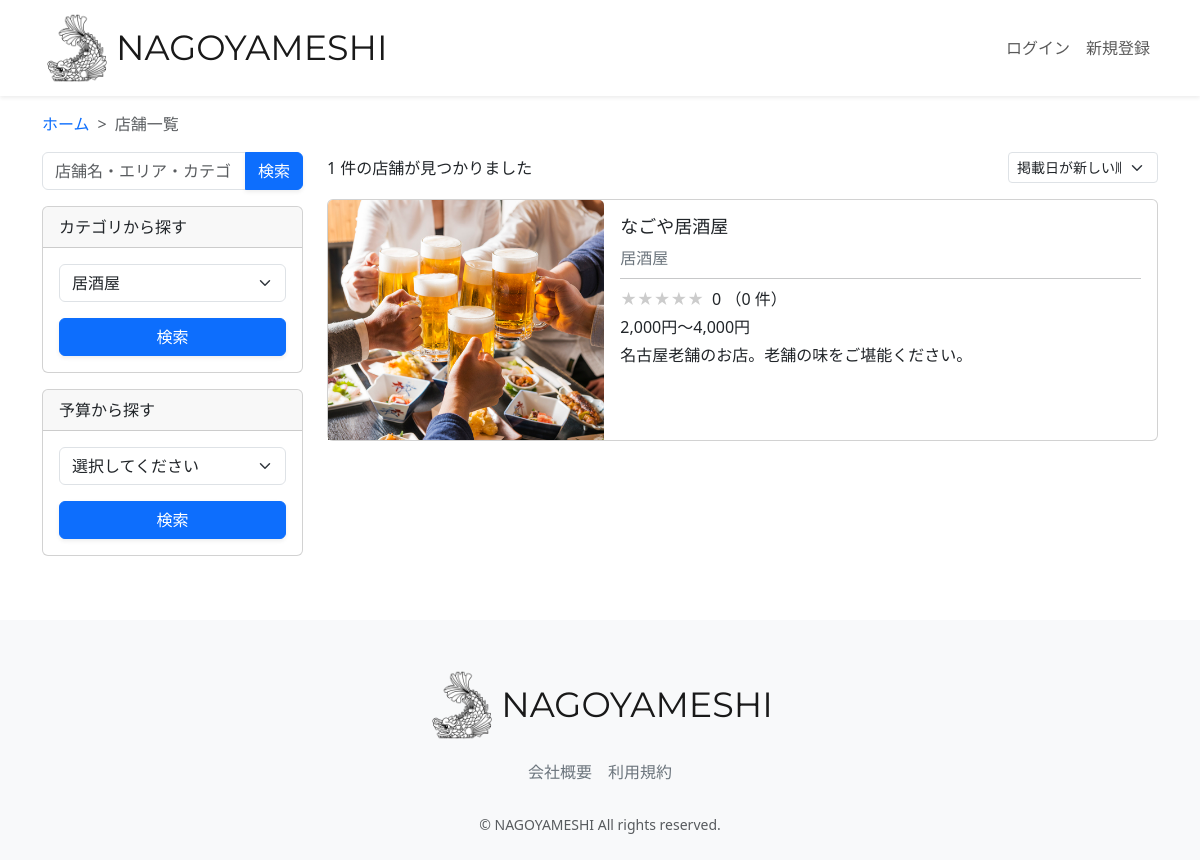
Screenshot of /restaurant-list/?category=居酒屋&button_type=category with the database file from the repository.
### restaurant/models.py (models this page shows, shortened)
class Restaurant(models.Model):
    name = models.CharField(verbose_name="店舗名", max_length=64)
    description = models.CharField(verbose_name="説明", max_length=128)
    price = models.CharField(verbose_name="価格帯", max_length=32)
    zip_code = models.CharField(verbose_name="郵便番号", max_length=32)
    address = models.CharField(verbose_name="住所", max_length=128)
    business_time = models.CharField(verbose_name="営業時間", max_length=64)
    close_day_of_week = models.CharField(verbose_name="定休日", max_length=32)
    seats_number = models.CharField(verbose_name="座席数", max_length=32)
    category = models.ForeignKey(
        Category, verbose_name="カテゴリー", on_delete=models.PROTECT
    )
    rate = models.FloatField(verbose_name="レート", default=0.0)
    review_num = models.IntegerField(verbose_name="レビュー数", default=0)
    reservation_num = models.IntegerField(verbose_name="予約数", default=0)
    photo = models.ImageField(verbose_name="写真", blank=True, null=True)
    created_at = models.DateTimeField(verbose_name="作成日時", auto_now_add=True)
    updated_at = models.DateTimeField(verbose_name="更新日時", auto_now=True)
    class Meta:
        verbose_name = '店舗一覧'
        verbose_name_plural = "店舗一覧"

class Category(models.Model):
    name = models.CharField(verbose_name="カテゴリー名", max_length=64)
    photo = models.ImageField(verbose_name="写真", blank=True, null=True)
    class Meta:
        verbose_name = 'カテゴリー一覧'
        verbose_name_plural = "テゴリー一覧"
    def __str__(self):
        return self.name

### restaurant/views.py (the view, shortened to what this page needs)
class RestaurantListView(generic.ListView):
    template_name = "restaurant_list.html"
    model = models.Restaurant
    def get_context_data(self, **kwargs):
        context = super(RestaurantListView, self).get_context_data(**kwargs)
        keyword = self.request.GET.get("keyword")
        category = self.request.GET.get("category")
        price = self.request.GET.get("price")
        select_sort = self.request.GET.get("select_sort")
        button_type = self.request.GET.get("button_type")
        keyword = keyword if keyword is not None else ""
        category = category if category is not None else ""
        price = price if price is not None else "0"
        select_sort = select_sort if select_sort is not None else "-created_at"
        self.request.session["select_sort"] = select_sort
        if button_type == "keyword":
            self.request.session["keyword_session"] = keyword
            self.request.session["category_session"] = ""
            self.request.session["price_session"] = "0"
        if button_type == "category":
            self.request.session["category_session"] = category
            self.request.session["keyword_session"] = ""
            self.request.session["price_session"] = "0"
        if button_type == "price":
            self.request.session["price_session"] = price
            self.request.session["keyword_session"] = ""
            self.request.session["category_session"] = ""
        if button_type == "select_sort":
            self.request.session["select_sort"] = select_sort
        keyword_session = self.request.session.get("keyword_session")
        category_session = self.request.session.get("category_session")
        price_session = self.request.session.get("price_session")
        select_sort_session = self.request.session.get("select_sort")
        restaurant_list = models.Restaurant.objects.filter(
            Q(name__icontains=keyword_session)
            | Q(address__icontains=keyword_session)
            | Q(category__name__icontains=keyword_session)
        )
        '''
        restaurant_list = restaurant_list.filter(
            category__name__icontains=category_session
        )
         '''
        if button_type == "category":
            restaurant_list = restaurant_list.filter(
            category__name__iexact=category_session
            )
        restaurant_list = restaurant_list.order_by(select_sort_session)
        category_list = models.Category.objects.all()
        average_rate_list = []
        average_rate_star_list = []
        rate_num_list = []
        for restaurant in restaurant_list:
            average_rate = models.Review.objects.filter(
                restaurant=restaurant
            ).aggregate(Avg("rate"))
            average_rate = (
                average_rate["rate__avg"]
                if average_rate["rate__avg"] is not None
                else 0
            )
            average_rate_list.append(round(average_rate, 2))
            if average_rate % 1 == 0:
                average_rate = int(average_rate)
            else:
                average_rate = round(average_rate * 2) / 2
            average_rate_star_list.append(average_rate)
            rate_num = models.Review.objects.filter(restaurant=restaurant).count()
            rate_num_list.append(rate_num)
        context.update(
            {
                "category_list": category_list,
                "keyword_session": keyword_session,
                "category_session": category_session,
                "price_session": price_session,
                "select_sort_session": select_sort_session,
                "restaurant_list": zip(
                    restaurant_list,
                    average_rate_list,
                    average_rate_star_list,
                    rate_num_list,
                ),
                "restaurant_num": len(restaurant_list)
            }
        )
        return context

### restaurant/templates/restaurant/restaurant_list.html (shortened to what this page needs)
{% extends "layout/base.html" %}
{% load static %}
{% block content %}
<main>
  <div class="container nagoyameshi-container pb-5">
    <div class="row justify-content-center">
      <nav class="my-3" style="--bs-breadcrumb-divider: '>';" aria-label="breadcrumb">
        <ol class="breadcrumb mb-0">
          <li class="breadcrumb-item"><a href="{% url 'top_page' %}">ホーム</a></li>
          <li class="breadcrumb-item active" aria-current="page">店舗一覧</li>
        </ol>
      </nav>
      <div class="col-xl-3 col-lg-4 col-md-12">
        <form method="GET" class="w-100 mb-3">
          <div class="input-group">
            <input type="text" class="form-control" placeholder="店舗名・エリア・カテゴリ" name="keyword" value={% if keyword_session %}{{keyword_session }}{% else %}""{% endif %}>
            <button type="submit" class="btn btn-primary text-white shadow-sm">検索</button>
          </div>
        </form>
        <div class="card mb-3">
          <div class="card-header">カテゴリから探す</div>
          <div class="card-body">
            <form method="GET" class="w-100">
              <div class="form-group mb-3">
                <select class="form-control form-select" name="category" required>
                  {% for category in category_list %}
                  <option value="{{ category.name }}" {% if category_session == category.name %}selected{% endif %}>
                    {{ category.name }}
                  </option>
                  {% endfor %}
                </select>
              </div>
                <div class="form-group">
                  <button type="submit" class="btn btn-primary text-white shadow-sm w-100">検索</button>
                </div>
            </form>
          </div>
        </div>
        <div class="card mb-3">
          <div class="card-header">予算から探す</div>
          <div class="card-body">
            <form method="GET" class="w-100">
              <div class="form-group mb-3">
                <select class="form-control form-select" name="price" required>
                  <option value="">選択してください</option>
                </select>
              </div>
              <div class="form-group">
                <button type="submit" class="btn btn-primary text-white shadow-sm w-100">検索</button>
              </div>
            </form>
          </div>
        </div>
      </div>
      <div class="col">
        <div class="d-flex justify-content-between flex-wrap">
          <p class="fs-5 mb-3">
            <span class="fs-6">
              {{ restaurant_num }} 件の店舗が見つかりました
            </span>
          </p>
          <form method="GET" class="mb-3 sort-box">
            <select class="form-select form-select-sm" name="select_sort" aria-label=".form-select-sm example" onChange="this.form.submit();">
              <option value="-created_at" {% if select_sort_session == "-created_at" %}selected{% endif %}>掲載日が新しい順</option>
            </select>
          </form>
        </div>
        {% for restaurant,rate,rate_star,rate_num in restaurant_list %}
        <div class="mb-3">
          <a href="{% url 'restaurant_detail' restaurant.id %}" class="link-dark card-link">
            <div class="card h-100">
              <div class="row g-0">
                <div class="col-md-4">
                  {% if restaurant.photo %}
                  <img src="{{ restaurant.photo.url }}" class="card-img-top horizontal-card-image">
                  {% endif %}
                </div>
                <div class="col-md-8">
                  <div class="card-body">
                    <h3 class="card-title">{{ restaurant.name }}</h3>
                    <div class="col d-flex text-secondary">
                      <div>
                        {{ restaurant.category }}
                      </div>
                    </div>
                    <hr class="my-2">
                    <p class="mb-1">
                      <span class="star-rating me-1" data-rate="{{ rate_star }}"></span>
                      {{ rate }} （{{ rate_num }}
                      件）
                    </p>
                    <div class="mb-1">
                      <span>{{ restaurant.price }}</span>
                    </div>
                    <p class="card-text">{{ restaurant.description }}</p>
                  </div>
                </div>
              </div>
            </div>
          </a>
        </div>
        {% endfor %}
      </div>
    </div>
  </div>
</main>
{% endblock %}

### static/css/nagoyameshi.css (style rules this page uses)
h3 { font-size: 1.125rem; }
a { text-decoration: none !important; }
.horizontal-card-image { width: 100%; height: 240px; object-fit: cover; }
.card-link { transition: 0.3s; }
.sort-box { width: 150px; }
.star-rating { position: relative; z-index: 0; display: inline-block; white-space: nowrap; color: #CCCCCC; }
.star-rating:before, .star-rating:after { content: '★★★★★'; }
.star-rating:after { position: absolute; z-index: 1; top: 0; left: 0; overflow: hidden; white-space: nowrap; color: #F29F05; }
.star-rating[data-rate="0"]:after { width: 0%; }

### rows the page displays
Restaurant: photo (picture), name "なごや居酒屋", category "居酒屋", rate "0", rate_num "0", price "2,000円～4,000円", description "名古屋老舗のお店。老舗の味をご堪能ください。"

### other values shown
{{ restaurant_num }} "1"
form field category "居酒屋"
